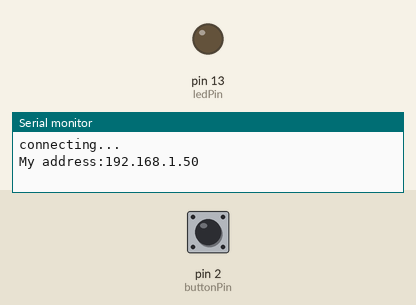
A sketch run on a simulated Arduino Leonardo, built with avr-gcc and run on an emulated ATmega32U4. Shown: output pins drawn as LEDs (lit = HIGH), the last lines printed to the serial monitor. Inputs (shaded band) come from the test bench; at power-on: pin 2 (buttonPin) LOW. WiFi joins after 1.5 s; servers stay silent unless stated; uploads are accepted with an empty reply.

Above: at 3.7 s.
3.8 s: pin 2 (buttonPin) pulled HIGH for 0.15 s
At 4.01 s:
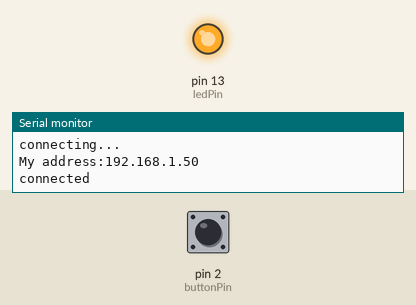
5.5 s: pin 2 (buttonPin) pulled HIGH for 3.2 s
At 9.8 s:
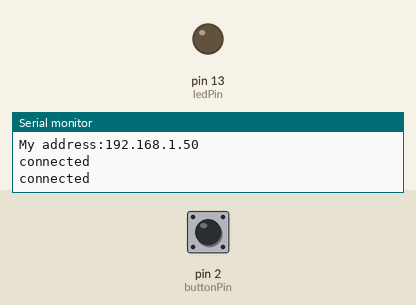
Timing chart, 0 to 11.3 s (numbered marks = the images above; inputs shaded):
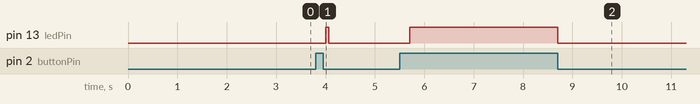

Measured:
- after the input at 3.8 s, pin 13 (ledPin): LOW → HIGH after 0.20 s, → LOW 0.06 s later
- after the input at 5.5 s, pin 13 (ledPin): LOW → HIGH after 0.20 s, → LOW 3.0 s later

The sketch:

doorbell.ino
```cpp
#include <SPI.h>
#include <Ethernet.h>

/**** Configuration ***/
// MAC address of the Shield
byte mac[] = {  0x90, 0xA2, 0xDA, 0x00, 0x09, 0xBF };
// IP address of the server
IPAddress server(192,168,1,8);
/**** Configuration ***/

#define HTTP_USER_AGENT "User-Agent: Doorbell"
#define HTTP_GET_DOORBELL "GET /doorbell HTTP/1.1"
#define HTTP_CONNECTION_CLOSE "Connection: close"

const int buttonPin = 2;
const int ledPin =  13;

EthernetClient client;

int buttonState = 0;         // variable for reading the pushbutton status
int prevButtonState = 0;

void setup() {
  // Open serial communications and wait for port to open:
  Serial.begin(9600);
  while (!Serial) {
    ; // wait for serial port to connect. Needed for Leonardo only
  }

  pinMode(buttonPin, INPUT);
  pinMode(ledPin, OUTPUT);

  // start the Ethernet connection:
  if (Ethernet.begin(mac) == 0) {
    Serial.println("Failed to configure Ethernet using DHCP");
    // no point in carrying on, so do nothing forevermore:
    for(;;)
      ;
  }
  // give the Ethernet shield a second to initialize:
  delay(1000);
  Serial.println("connecting...");
  Serial.print("My address:");
  Serial.println(Ethernet.localIP());
}

void loop() {
  buttonState = digitalRead(buttonPin);

  if (buttonState != prevButtonState) {
    if (buttonState == HIGH) {
      // turn LED on:
      sendNotification();
      digitalWrite(ledPin, HIGH);
    }
    else {
      // turn LED off:
      digitalWrite(ledPin, LOW);
    }
  }

 if (client.available()) {
    char c = client.read();
    Serial.print(c);
  }

  // check if the pushbutton is pressed.
  // if it is, the buttonState is HIGH:
  prevButtonState = buttonState;
}

void sendNotification() {
  // if you get a connection, report back via serial:
  if (client.connect(server, 3000)) {
    Serial.println("connected");
    // Make a HTTP request:
    client.println(HTTP_GET_DOORBELL);
    client.println(HTTP_USER_AGENT);
    client.println(HTTP_CONNECTION_CLOSE);
    client.println();
    client.stop();
  }
  else {
    // kf you didn't get a connection to the server:
    Serial.println("connection failed");
  }
}
```
